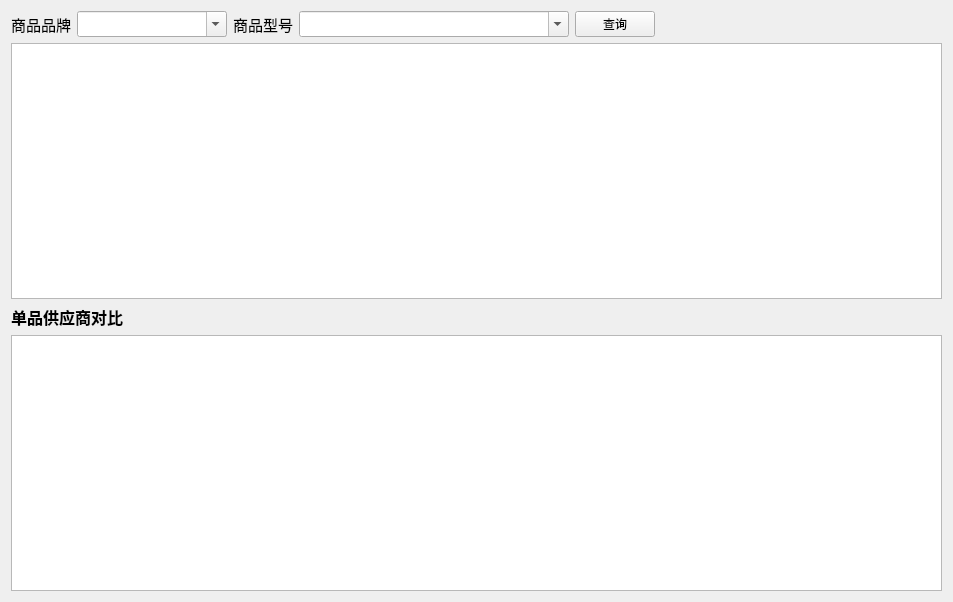
<?xml version="1.0" encoding="UTF-8"?>
<ui version="4.0">
 <class>HistorySock</class>
 <widget class="QWidget" name="HistorySock">
  <property name="geometry">
   <rect>
    <x>0</x>
    <y>0</y>
    <width>953</width>
    <height>602</height>
   </rect>
  </property>
  <property name="windowTitle">
   <string>Form</string>
  </property>
  <layout class="QVBoxLayout" name="verticalLayout">
   <item>
    <layout class="QHBoxLayout" name="horizontalLayout">
     <item>
      <widget class="QLabel" name="label">
       <property name="font">
        <font>
         <pointsize>11</pointsize>
        </font>
       </property>
       <property name="text">
        <string>商品品牌</string>
       </property>
      </widget>
     </item>
     <item>
      <widget class="QComboBox" name="brand_combo">
       <property name="minimumSize">
        <size>
         <width>150</width>
         <height>26</height>
        </size>
       </property>
       <property name="maximumSize">
        <size>
         <width>150</width>
         <height>26</height>
        </size>
       </property>
       <property name="font">
        <font>
         <pointsize>11</pointsize>
        </font>
       </property>
       <property name="editable">
        <bool>true</bool>
       </property>
       <property name="maxVisibleItems">
        <number>100</number>
       </property>
      </widget>
     </item>
     <item>
      <widget class="QLabel" name="label_2">
       <property name="font">
        <font>
         <pointsize>11</pointsize>
        </font>
       </property>
       <property name="text">
        <string>商品型号</string>
       </property>
      </widget>
     </item>
     <item>
      <widget class="QComboBox" name="model_combo">
       <property name="minimumSize">
        <size>
         <width>0</width>
         <height>26</height>
        </size>
       </property>
       <property name="maximumSize">
        <size>
         <width>16777215</width>
         <height>26</height>
        </size>
       </property>
       <property name="font">
        <font>
         <pointsize>11</pointsize>
        </font>
       </property>
       <property name="editable">
        <bool>true</bool>
       </property>
       <property name="maxVisibleItems">
        <number>100</number>
       </property>
       <property name="sizeAdjustPolicy">
        <enum>QComboBox::AdjustToMinimumContentsLengthWithIcon</enum>
       </property>
       <property name="minimumContentsLength">
        <number>22</number>
       </property>
      </widget>
     </item>
     <item>
      <widget class="QPushButton" name="pushButton">
       <property name="text">
        <string>查询</string>
       </property>
      </widget>
     </item>
     <item>
      <spacer name="horizontalSpacer">
       <property name="orientation">
        <enum>Qt::Horizontal</enum>
       </property>
       <property name="sizeHint" stdset="0">
        <size>
         <width>40</width>
         <height>20</height>
        </size>
       </property>
      </spacer>
     </item>
    </layout>
   </item>
   <item>
    <widget class="QTableView" name="history_table">
     <property name="editTriggers">
      <set>QAbstractItemView::NoEditTriggers</set>
     </property>
     <property name="selectionBehavior">
      <enum>QAbstractItemView::SelectRows</enum>
     </property>
     <attribute name="horizontalHeaderStretchLastSection">
      <bool>true</bool>
     </attribute>
     <attribute name="verticalHeaderVisible">
      <bool>false</bool>
     </attribute>
    </widget>
   </item>
   <item>
    <layout class="QHBoxLayout" name="horizontalLayout_2">
     <item>
      <widget class="QLabel" name="label_3">
       <property name="font">
        <font>
         <pointsize>12</pointsize>
         <weight>75</weight>
         <bold>true</bold>
        </font>
       </property>
       <property name="text">
        <string>单品供应商对比</string>
       </property>
      </widget>
     </item>
     <item>
      <spacer name="horizontalSpacer_2">
       <property name="orientation">
        <enum>Qt::Horizontal</enum>
       </property>
       <property name="sizeHint" stdset="0">
        <size>
         <width>40</width>
         <height>20</height>
        </size>
       </property>
      </spacer>
     </item>
    </layout>
   </item>
   <item>
    <widget class="QTableView" name="compare_table">
     <property name="editTriggers">
      <set>QAbstractItemView::NoEditTriggers</set>
     </property>
     <property name="selectionBehavior">
      <enum>QAbstractItemView::SelectRows</enum>
     </property>
     <attribute name="horizontalHeaderStretchLastSection">
      <bool>true</bool>
     </attribute>
     <attribute name="verticalHeaderVisible">
      <bool>false</bool>
     </attribute>
    </widget>
   </item>
  </layout>
 </widget>
 <resources/>
 <connections/>
</ui>
